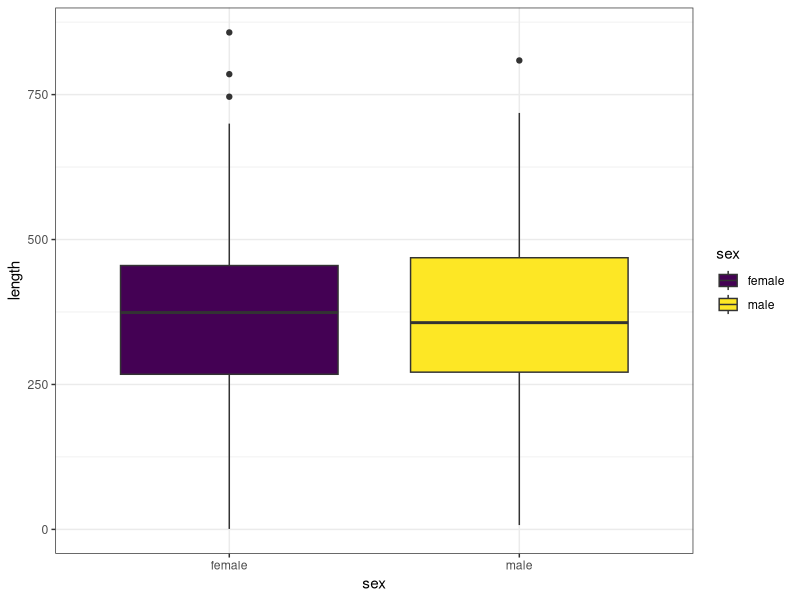
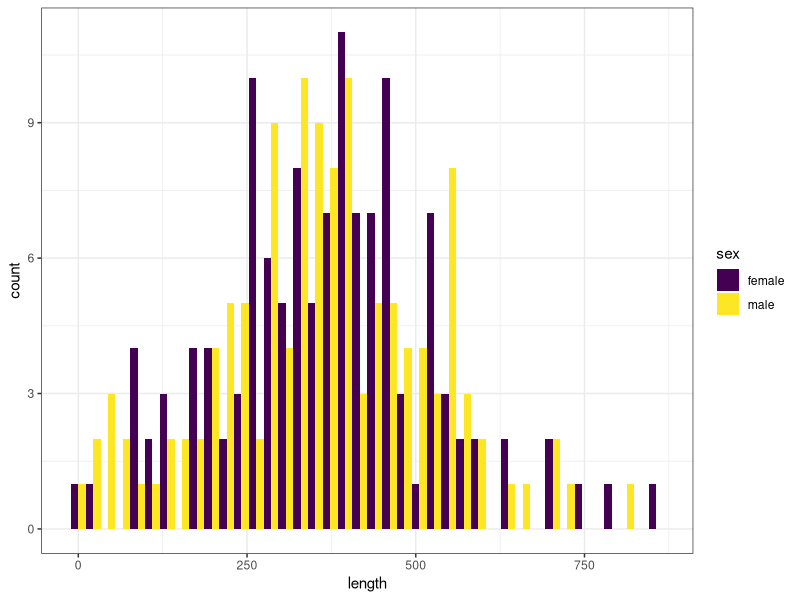

Write R code to recreate these figures, in order.
## ---- chunk 1
# I like to put all of my attached libraries up here
library(tidyverse)

# Make a color palette
colorRamp <- viridisLite::viridis(n=2)

knitr::opts_chunk$set(echo = TRUE)
options(stringsAsFactors=FALSE)
## ---- chunk 2
dataRows <- 250
lengthData <- data.frame(id = seq(1, dataRows), 
                        sex = sample(c("male", "female"), size = dataRows, replace = TRUE), 
                        length = abs(rnorm(dataRows, mean = 357, sd = 169))
)

head(lengthData)
## ---- chunk 3
summary <- lengthData %>%
   group_by(sex) %>%
   summarize(Mean = mean(length),
             SD = sd(length),
             Count = n()
   ) 

knitr::kable(summary)

## ---- chunk 4
ggplot(lengthData, aes(x=sex,y=length, fill=sex)) +
   geom_boxplot() +
   scale_fill_manual(values=colorRamp) +
   theme_bw()
## ---- chunk 5
ggplot(lengthData, aes(x=length, fill=sex)) +
   geom_histogram(bins=40, position="dodge") +
   scale_fill_manual(values=colorRamp) +
   theme_bw()
